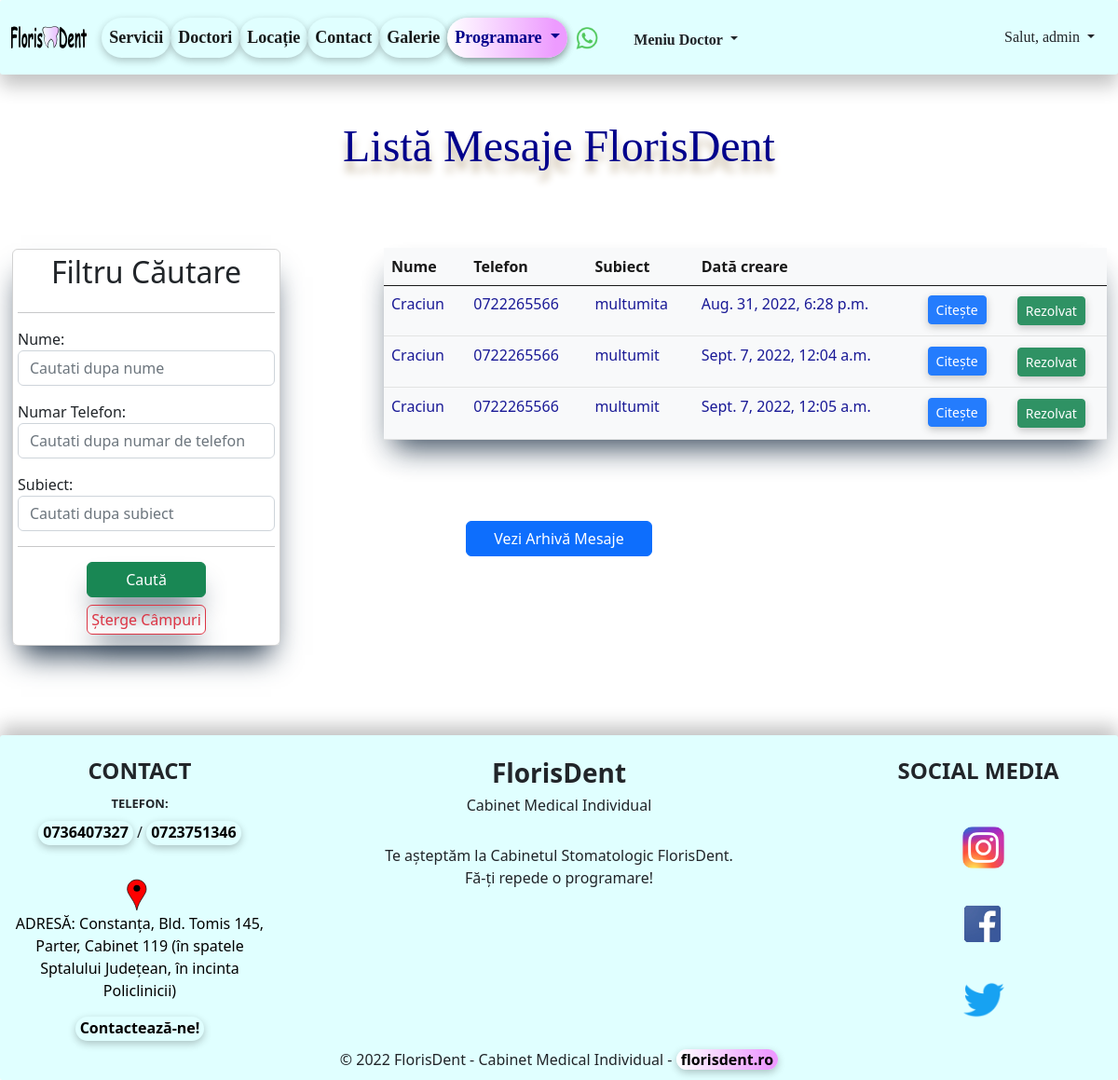
The page /list_of_mesaje/ (signed in) on the database its author committed.
### home/models.py (models this page shows, shortened)
class Mesaj(models.Model):
    nume = models.CharField(max_length=40)
    email = models.EmailField(max_length=40)
    numar_telefon = models.CharField(blank=True, max_length=20)
    subiect = models.CharField(max_length=30)
    mesaj = models.TextField(max_length=500)
    active = models.BooleanField(default=True)
    created_at = models.DateTimeField(auto_now_add=True)
    updated_at = models.DateTimeField(auto_now=True)

### home/views.py (the view)
# urls.py: path('list_of_mesaje/', views.MesajListView.as_view(), name='list-of-mesaje'),
class MesajListView(LoginRequiredMixin, ListView):
    template_name = 'home/list_of_mesaje.html'
    model = Mesaj
    context_object_name = 'all_mesaje'
    def get_context_data(self, **kwargs):
        data = super(MesajListView, self).get_context_data(**kwargs)
        all_mesaje = Mesaj.objects.all()
        data['mesaje'] = all_mesaje
        my_filter_ = MesajeFilters(self.request.GET, queryset=all_mesaje.order_by('created_at'))
        data['all_mesaje'] = my_filter_.qs
        data['my_filter'] = my_filter_
        return data

### templates/home/list_of_mesaje.html (shortened to what this page needs)
{% extends 'base.html' %}
{% block content %}
    <h2 class="my_header text-center">Listă Mesaje FlorisDent</h2>
    <br><br><br>
    <div class="container-fluid">
        <div class="row">
            <div class="col-md-4">
                <div class="card"
                     style="width: 18rem; position: fixed; box-shadow: rgb(38, 57, 77) 0px 20px 30px -10px; padding: 5px; margin: 1px; background-color: transparent">
                    <h2 class="my-h text-center">Filtru Căutare</h2>
                    <hr>
                    <form class="my-h" method="get">
                        {{ my_filter.form.as_p }}
                        <hr>
                        <button type="submit" class="btn btn-success mx-auto"
                                style="display:grid; justify-content:center; width: 8rem; box-shadow: rgb(38, 57, 77) 0px 20px 30px -10px;  margin: 3%;">
                            Caută
                        </button>
                        <a href="{% url 'list-of-mesaje' %}" class="btn btn-outline-danger mx-auto"
                           style="display:flex; justify-content:center; width: 8rem; box-shadow: rgb(38, 57, 77) 0px 20px 30px -10px; padding:3px; margin: 2%;">
                            Șterge Câmpuri</a>
                    </form>
                </div>
            </div>
            <div class="col md-6">
                <table class="table table-light table-hover"
                       style="border-style: hidden; box-shadow: rgb(38, 57, 77) 0px 20px 30px -10px;">
                    <thead>
                    <tr style="color: black; border-bottom-color: black">
                        <th>Nume</th>
                        <th>Telefon</th>
                        <th>Subiect</th>
                        <th>Dată creare</th>
                        <th></th>
                        <th></th>
                    </tr>
                    </thead>
                    <tbody>
                    {% for mesaj in all_mesaje %}
                        <tr>
                            {% if mesaj.active is True %}
                                <td>{{ mesaj.nume }}</td>
                                <td>{{ mesaj.numar_telefon }}</td>
                                <td>{{ mesaj.subiect }}</td>
                                <td>{{ mesaj.created_at }}</td>
                                <td><a type="button" href="{% url 'detail-mesaj' mesaj.id %}"
                                       class="btn btn-primary btn-sm"
                                       style="margin: 4%; width: auto; box-shadow: rgba(0, 0, 0, 0.24) 0px 3px 8px;">Citește</a>
                                </td>
                                <td><a type="button" href="{% url 'rezolvare-mesaj' mesaj.id %}"
                                       class="btn btn-success btn-sm"
                                       style="margin: 4%; width: auto; box-shadow: rgba(0, 0, 0, 0.24) 0px 3px 8px;">Rezolvat</a>
                                </td>
                            {% endif %}
                        </tr>
                    {% endfor %}
                    </tbody>
                </table>
            </div>
        </div>
    </div>
    <br><br><br>
    <div class="d-grid gap-2 col-2 mx-auto">
        <a href="{% url 'list-of-mesaje-arhivate' %}" class="btn btn-primary" type="button">Vezi Arhivă Mesaje</a>
    </div>
{% endblock %}

### templates/navbar.html (shortened to what this page needs)
{% load static %}
<nav class="navbar navbar-expand-sm sticky-top" style="background-color: #e0ffff; height: 80px">
    <div class="container-fluid">
        <a id="navbar-brand" class="navbar-brand" href="{% url 'home' %}" title="Prima Pagina FlorisDent">
            <img src="{% static 'images/florisdent_logo.svg' %}"
                 style="height: 1.6rem;">
        </a>
        <br>
        <div class="collapse navbar-collapse" id="navbarSupportedContent">
            <ul class="navbar-nav me-auto mb-2 mb-lg-0">
                <li class="nav-item">
                    <a class="nav-link active" aria-current="page" href="{% url 'list-preturi' %}"
                       title="Vezi serviciile noastre!">Servicii</a>
                </li>
                <li class="nav-item">
                    <a class="nav-link active" aria-current="page" href="{% url 'list-of-doctori' %}"
                       title="Vezi doctorii nostri!">Doctori</a>
                </li>
                <li class="nav-item d-flex">
                    <a class="nav-link active" aria-current="page" href="{% url 'locatie' %}"
                       title="Vezi unde ne gasesti in Constanta">Locație
                    </a>
                </li>
                <li class="nav-item d-flex">
                    <a class="nav-link active" aria-current="page" href="{% url 'create-mesaj' %}"
                       title="Contacteaza-ne!">Contact
                    </a>
                </li>
                <li class="nav-item d-flex">
                    <a class="nav-link active" aria-current="page" href="{% url 'galerie' %}"
                       title="Vezi Galeria FlorisDent!">Galerie
                    </a>
                </li>
                <li class="nav-item dropdown">
                    <a class="nav-link dropdown-toggle" href="#" role="button" data-bs-toggle="dropdown"
                       aria-expanded="false" title="Fă o programare!" style="color: darkblue; box-shadow: rgba(0, 0, 0, 0.24) 0px 3px 8px;
                        border-radius: 25px; background: rgb(252,252,252); background: linear-gradient(90deg, rgba(255,255,255,1) 0%, rgba(237,155,255,1) 90%);">
                        Programare
                    </a>
                </li>
                <a class="navbar-brand"
                   href="https://api.whatsapp.com/send?phone=+40736407327&text=Buna ziua, as dori o programare, ma puteti ajuta?"
                   title="Contacteaza-ne prin WhatsApp">
                    <img src="{% static 'images/wapp.png' %}" style="height: 25px; padding-top: 1px">
                </a>
                {% if user.is_authenticated %}
                    <div class="dropdown">
                    <button class="btn b_doctor dropdown-toggle" type="button" data-bs-toggle="dropdown"
                            aria-expanded="false" title="Vezi Meniul Doctorului">
                        Meniu Doctor
                    </button>
                {% endif %}
                </div>
            </ul>
            {% if user.is_authenticated %}
                <div class="dropdown">
                    <button class="btn b_user dropdown-toggle" type="button" data-bs-toggle="dropdown"
                            aria-expanded="false">
                        Salut, {{ user }}
                    </button>
                </div>
            {% endif %}
        </div>
    </div>
</nav>

### static/css/main.css (style rules this page uses)
.my_header { color: #00008b; font-size: xxx-large; font-family: Inder, Verdana, Paytone One; text-shadow: 0 11px 8px #c4b59d; }
.nav-link { font-size: large; }

### templates/navbar.html (style rules this page uses)
#navbar-brand { margin-bottom: 5px; padding-bottom: 5px; }
.navbar { border-radius: 3px; box-shadow: rgba(0, 0, 0, 0.24) 0px 12px 20px; width: 100%; float: left; margin: 0 0 0 0; padding: 0; margin-bottom: 3rem; }
.nav-item { font-weight: bold; font-size: smaller; font-family: "Microsoft Sans Serif"; margin: 0; box-shadow: rgba(0, 0, 0, 0.24) 0px 3px 8px; color: black; border-radius: 23px; }
.b_user { border-radius: 25px; font-family: "Microsoft Sans Serif"; }
.b_doctor { border-radius: 25px; font-family: "Microsoft Sans Serif"; font-size: medium; margin-top: 5px; margin-left: 0; font-weight: bold; }

### templates/home/list_of_mesaje.html (style rules this page uses)
.table-hover { color: darkblue; opacity: 0.9; }

### rows shown on the page
Mesaj: nume "Craciun", numar_telefon "0722265566", subiect "multumita", created_at "Aug. 31, 2022, 6:28 p.m."
Mesaj: nume "Craciun", numar_telefon "0722265566", subiect "multumit", created_at "Sept. 7, 2022, 12:04 a.m."
Mesaj: nume "Craciun", numar_telefon "0722265566", subiect "multumit", created_at "Sept. 7, 2022, 12:05 a.m."

### other values the page prints
{{ user }} "admin"
